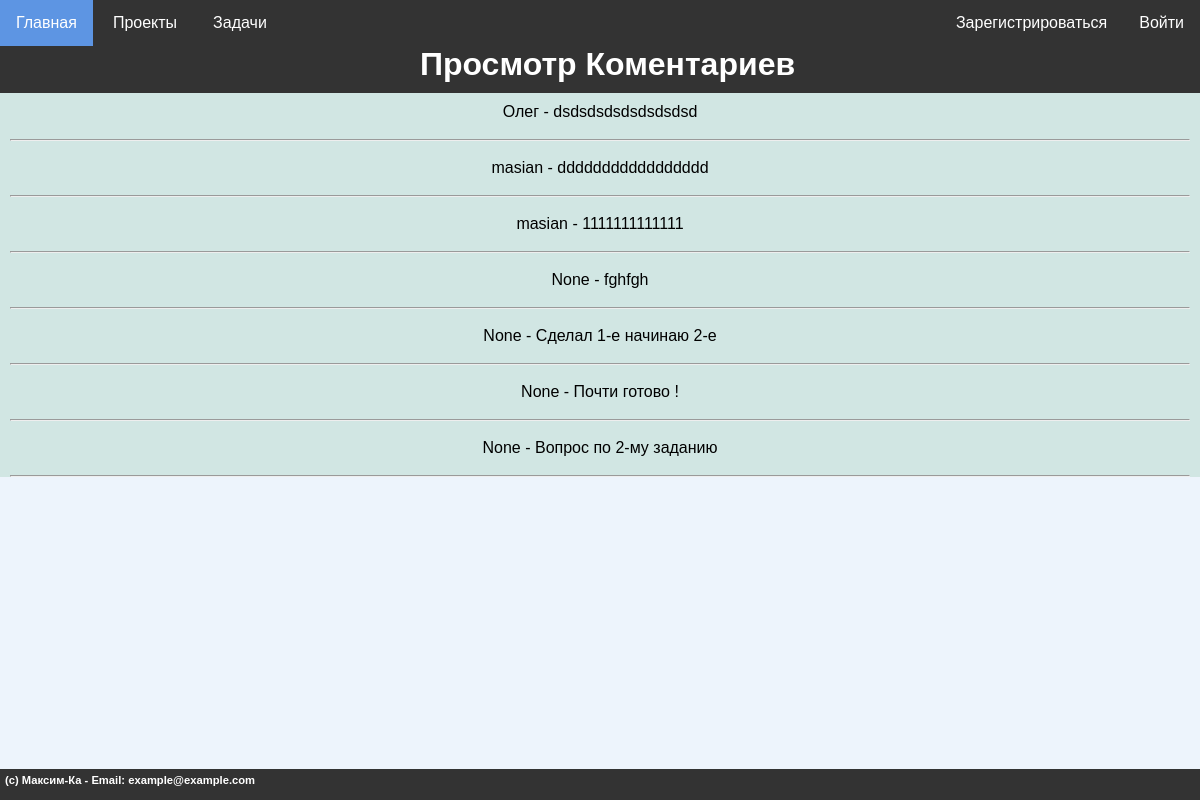
The app's page /coments/1/, older data.
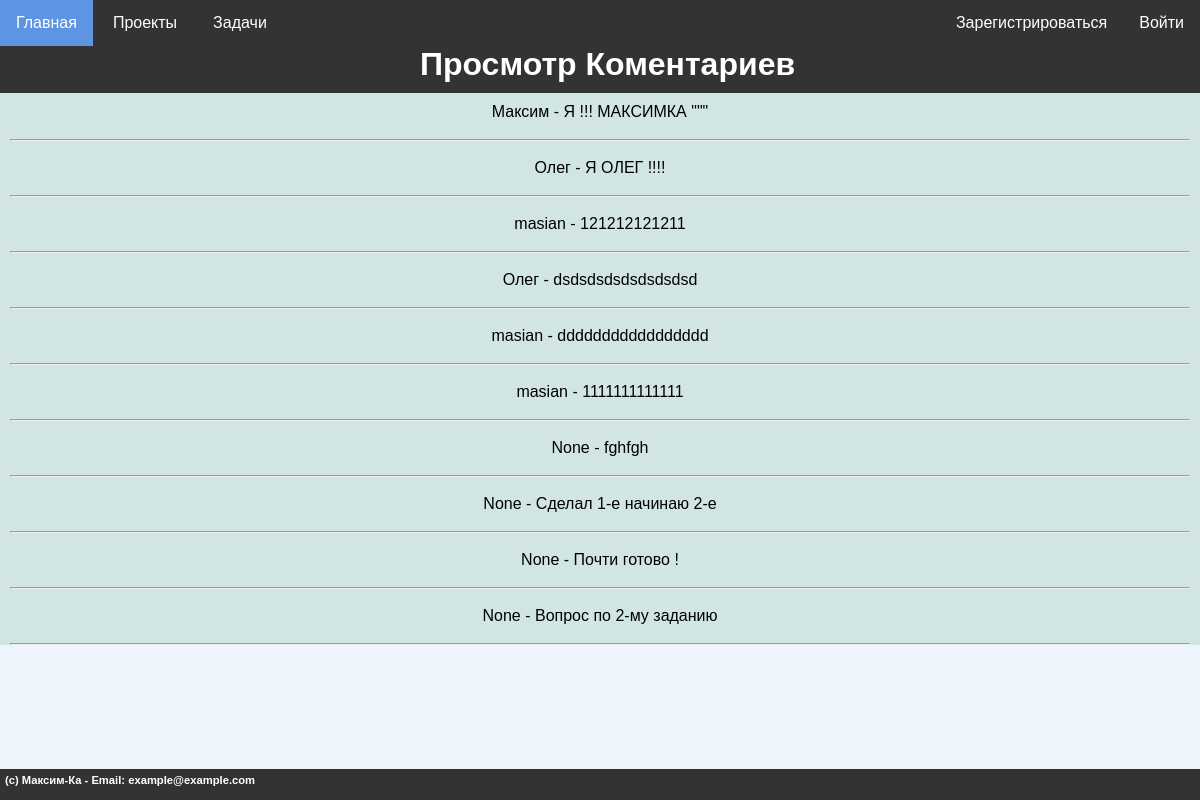
The same page, newer data.
### mainsite/models.py (models this page shows)
class Comments(models.Model):
    comment_name = models.ForeignKey(get_user_model(), on_delete=models.SET_NULL, related_name='user_coment',null=True, default=None, verbose_name="Коментарий пользователя" )
    comment_task = models.ForeignKey(Tasks, to_field='id',on_delete=models.CASCADE, related_name='task_coment', verbose_name="Коментарий к задаче" )
    comment = models.TextField(blank=True, verbose_name="Коментарий")
    comment_create = models.DateTimeField(auto_now_add=True, verbose_name="Дата создания коментария")
    class Meta:
        verbose_name = "Коментарии"
        verbose_name_plural = "Коментарии"
        ordering = ["-comment_create"]

### mainsite/views.py (the view)
# urls.py: path('coments/<int:coment_id>/', coments, name='view_coments'),
def coments(request, coment_id):
    all_coments = Comments.objects.filter(comment_task_id=coment_id)
    context = {
        'title': 'Просмотр Коментариев',
        'all_coments': all_coments,
        'footer' : "(c) Максим-Ка - Email: example@example.com",
        'header' : "Просмотр Коментариев"
    }
    return render(request, 'project_K/coments.html', context)

### project_K/context_processors.py (called while the page is built)
def menu_items(request):
    menu = [{'title': 'Главная', 'url': '/'},
            {'title': 'Проекты', 'url': '/proj',
             'submenu': [{'title': 'Добавить проект', 'url': '/add_proj'}
    ]},
            {'title': 'Задачи', 'url': '/tasks', 'submenu': [
            {'title': 'Добавить задачу', 'url': '/add_task'},
            {'title': 'Добавить комментарий', 'url': '/add_coment'}
    ]}
]
    return {'menu': menu}

### mainsite/templates/project_K/coments.html
{% extends 'project_K/base.html' %} {% block content %} {%for a in all_coments%}
<p>{{ a.comment_name }} - {{ a.comment }}</p>
<hr />
{% endfor %} {% endblock %}

Row changes from the older to the newer data that the page shows:
added Comments: comment_name "Максим", comment "Я !!! МАКСИМКА \"\"\""
added Comments: comment_name "Олег", comment "Я ОЛЕГ !!!!"
added Comments: comment_name "masian", comment "121212121211"
